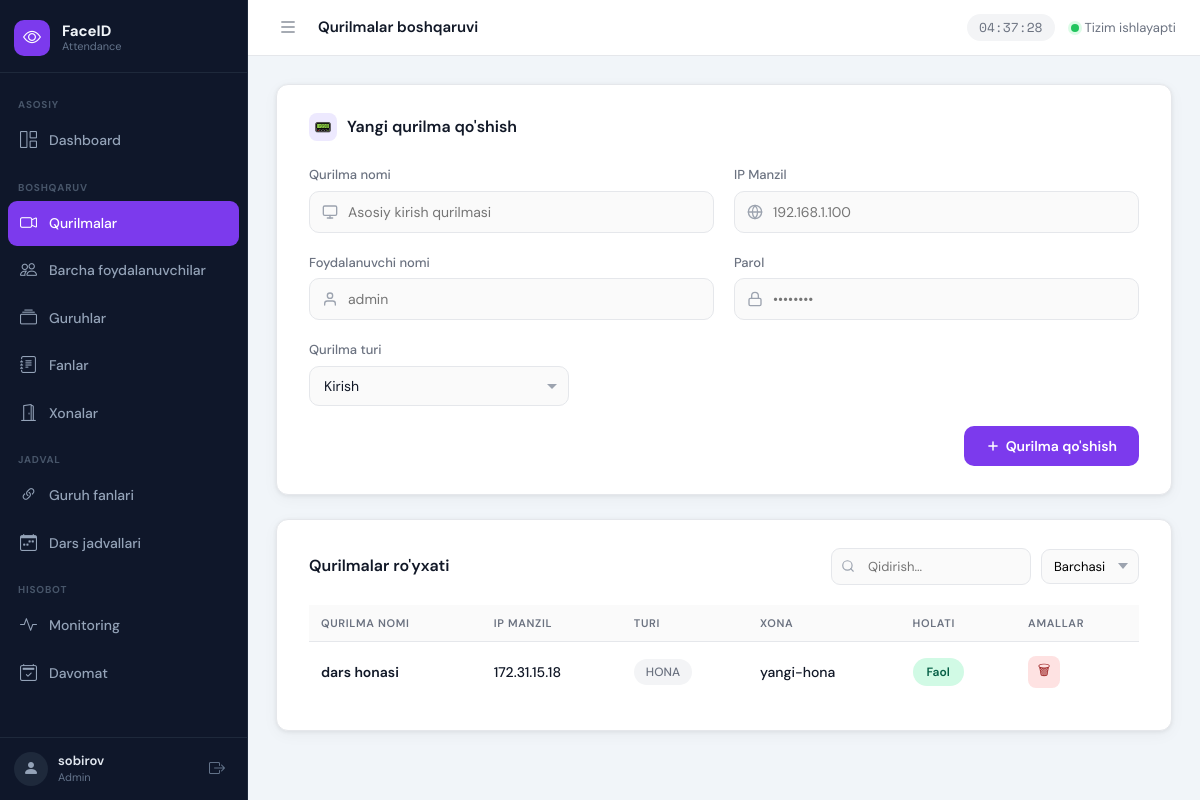
Page /devices/list/ (signed in) on the committed database.
### apps/devices/models.py (models this page shows, shortened)
class Device(models.Model):
    DEVICE_TYPES = [
        ('entry', 'KIRISH'),
        ('exit', 'CHIQISH'),
        ('room', 'HONA'),
    ]
    name = models.CharField(max_length=100, unique=True)
    ip_address = models.GenericIPAddressField(unique=True)
    username = models.CharField(max_length=50)
    password = models.TextField()  # encrypted
    device_type = models.CharField(max_length=10, choices=DEVICE_TYPES)
    room = models.OneToOneField(
        Room,
        on_delete=models.PROTECT,
        null=True,
        blank=True,
        related_name='attendance_device',
        verbose_name='Xona',
        help_text='Faqat «Xona» turidagi qurilmalar uchun. Har bir xonada bitta qurilma.',
    )
    is_active = models.BooleanField(default=True)
    created_at = models.DateTimeField(auto_now_add=True)

### apps/rooms/models.py (models this page shows, shortened)
class Room(models.Model):
    room_id = models.CharField(max_length=100, unique=True, verbose_name="Xona ID")
    room_name = models.CharField(max_length=150, unique=True, verbose_name="Xona nomi")
    is_active = models.BooleanField(default=True, verbose_name="Faol")
    created_at = models.DateTimeField(auto_now_add=True)
    class Meta:
        verbose_name = "Xona"
        verbose_name_plural = "Xonalar"
        ordering = ['room_name']

### apps/devices/views.py (the view, shortened to what this page needs)
# urls.py: path('list/', views.device_list, name='device_list'),                 # /devices/list/
@login_required
def device_list(request):
    devices = Device.objects.select_related('room').all()
    occupied_room_ids = Device.objects.filter(room__isnull=False).values_list(
        'room_id', flat=True
    )
    available_rooms = Room.objects.filter(is_active=True).exclude(
        pk__in=occupied_room_ids
    )
    error = None
    return render(request, 'devices/devices_list.html', {
        "devices": devices,
        "available_rooms": available_rooms,
        "error": error
    })

### apps/devices/templates/devices/devices_list.html (shortened to what this page needs)
{% extends 'base.html' %}
{% load static %}
{% block page_title %}Qurilmalar boshqaruvi{% endblock %}
{% block nav_devices %}active{% endblock %}
{% block extra_css %}
<link rel="stylesheet" href="{% static 'devices/css/devices.css' %}">
{% endblock %}
{% block content %}
<div class="card">
    <div class="card-title">
        <div class="icon">📟</div>
        Yangi qurilma qo'shish
    </div>
    <form method="post" action="{% url 'devices:device_list' %}">
        <div class="form-grid">
            <div class="form-group">
                <label>Qurilma nomi</label>
                <div class="input-wrap">
                    <span class="input-icon">
                    </span>
                    <input type="text" name="name" placeholder="Asosiy kirish qurilmasi" required>
                </div>
            </div>
            <div class="form-group">
                <label>IP Manzil</label>
                <div class="input-wrap">
                    <span class="input-icon">
                    </span>
                    <input type="text" name="ip_address" placeholder="192.168.1.100" required>
                </div>
            </div>
            <div class="form-group">
                <label>Foydalanuvchi nomi</label>
                <div class="input-wrap">
                    <span class="input-icon">
                    </span>
                    <input type="text" name="username" placeholder="admin" required>
                </div>
            </div>
            <div class="form-group">
                <label>Parol</label>
                <div class="input-wrap">
                    <span class="input-icon">
                    </span>
                    <input type="password" name="password" placeholder="••••••••" required>
                </div>
            </div>
            <div class="form-group">
                <label>Qurilma turi</label>
                <div class="select-wrap">
                    <select name="device_type" id="deviceTypeSelect" onchange="toggleRoomField()">
                        <option value="entry">Kirish</option>
                    </select>
                </div>
            </div>
        </div>
        <div class="form-footer">
            <button type="submit" class="btn-primary">
                <svg width="14" height="14" viewBox="0 0 24 24" fill="none" stroke="currentColor" stroke-width="2.5" stroke-linecap="round" stroke-linejoin="round">
                    <line x1="12" y1="5" x2="12" y2="19"/>
                    <line x1="5" y1="12" x2="19" y2="12"/>
                </svg>
                Qurilma qo'shish
            </button>
        </div>
    </form>
</div>
<div class="card">
    <div class="table-header">
        <h2>Qurilmalar ro'yxati</h2>
        <div class="table-filters">
            <div class="search-wrap">
                <input type="text" id="searchInput" placeholder="Qidirish..." oninput="filterTable()">
            </div>
            <select class="status-select" id="statusFilter" onchange="filterTable()">
                <option value="">Barchasi</option>
            </select>
        </div>
    </div>
    <table id="devicesTable">
        <thead>
            <tr>
                <th>Qurilma nomi</th>
                <th>IP Manzil</th>
                <th>Turi</th>
                <th>Xona</th>
                <th>Holati</th>
                <th>Amallar</th>
            </tr>
        </thead>
        <tbody>
            {% for d in devices %}
            <tr data-status="{% if d.is_active %}active{% else %}inactive{% endif %}">
                <td class="name">{{ d.name }}</td>
                <td>{{ d.ip_address }}</td>
                <td>
                    <span class="badge-type">{{ d.get_device_type_display }}</span>
                </td>
                <td>{% if d.room %}{{ d.room.room_name }}{% else %}—{% endif %}</td>
                <td>
                    <button
                        class="status-btn {% if d.is_active %}active{% else %}inactive{% endif %}"
                        onclick="toggleDevice({{ d.id }}, this)"
                    >
                        {% if d.is_active %}Faol{% else %}Nofaol{% endif %}
                    </button>
                </td>
                <td>
                    <button class="delete-btn" onclick="deleteDevice({{ d.id }}, this)">🗑</button>
                </td>
            </tr>
            {% empty %}
            <tr>
                <td colspan="6" class="empty-row">
                    Hech qanday qurilma topilmadi. Yuqorida yangi qurilma qo'shing.
                </td>
            </tr>
            {% endfor %}
        </tbody>
    </table>
</div>
{% endblock %}

### templates/base.html (shortened to what this page needs)
{% load static %}
<!DOCTYPE html>
<html lang="uz">
<head>
    <link rel="stylesheet" href="https://cdn.jsdelivr.net/npm/bootstrap-icons@1.11.3/font/bootstrap-icons.min.css">
    <link rel="stylesheet" href="{% static 'css/dashboard.css' %}">
    {% block extra_css %}{% endblock %}
</head>
<body>
<aside class="sidebar" id="sidebar">
    <div class="sidebar-logo">
        <div class="logo-icon">
            <i class="bi bi-eye"></i>
        </div>
        <div class="logo-text">
            <span class="logo-title">FaceID</span>
            <span class="logo-sub">Attendance</span>
        </div>
    </div>
    <nav class="sidebar-nav">
        <div class="nav-section-label">Asosiy</div>
        <a href="{% url 'core:dashboard' %}" class="nav-item {% block nav_dashboard %}{% endblock %}">
            <span class="nav-icon"><i class="bi bi-grid-1x2"></i></span>
            <span class="nav-label">Dashboard</span>
        </a>
        <div class="nav-section-label">Boshqaruv</div>
        <a href="{% url 'devices:device_list' %}" class="nav-item {% block nav_devices %}{% endblock %}">
            <span class="nav-icon"><i class="bi bi-camera-video"></i></span>
            <span class="nav-label">Qurilmalar</span>
        </a>
        <a href="{% url 'user_management:user_list' %}" class="nav-item user-menu-parent {% block nav_users %}{% endblock %}" id="userMenuParent">
            <span class="nav-icon"><i class="bi bi-people"></i></span>
            <span class="nav-label">Barcha foydalanuvchilar</span>
        </a>
        <a href="{% url 'groups:group_list' %}" class="nav-item {% block nav_groups %}{% endblock %}">
            <span class="nav-icon"><i class="bi bi-collection"></i></span>
            <span class="nav-label">Guruhlar</span>
        </a>
        <a href="{% url 'subjects:subject_list' %}" class="nav-item {% block nav_subjects %}{% endblock %}">
            <span class="nav-icon"><i class="bi bi-journal-text"></i></span>
            <span class="nav-label">Fanlar</span>
        </a>
        <a href="{% url 'rooms:room_list' %}" class="nav-item {% block nav_rooms %}{% endblock %}">
            <span class="nav-icon"><i class="bi bi-door-open"></i></span>
            <span class="nav-label">Xonalar</span>
        </a>
        <div class="nav-section-label">Jadval</div>
        <a href="{% url 'schedule:group_subject_list' %}" class="nav-item {% block nav_schedule_groups %}{% endblock %}">
            <span class="nav-icon"><i class="bi bi-link-45deg"></i></span>
            <span class="nav-label">Guruh fanlari</span>
        </a>
        <a href="{% url 'schedule:lesson_slot_list' %}" class="nav-item {% block nav_schedule_slots %}{% endblock %}">
            <span class="nav-icon"><i class="bi bi-calendar-week"></i></span>
            <span class="nav-label">Dars jadvallari</span>
        </a>
        <div class="nav-section-label">Hisobot</div>
        <a href="{% url 'devices:monitoring' %}" class="nav-item {% block nav_monitoring %}{% endblock %}">
            <span class="nav-icon"><i class="bi bi-activity"></i></span>
            <span class="nav-label">Monitoring</span>
        </a>
        <a href="#" class="nav-item {% block nav_attendance %}{% endblock %}">
            <span class="nav-icon"><i class="bi bi-calendar2-check"></i></span>
            <span class="nav-label">Davomat</span>
        </a>
    </nav>
    <div class="sidebar-footer">
        <div class="sidebar-user">
            <div class="user-avatar">
                <i class="bi bi-person-fill"></i>
            </div>
            <div class="user-info">
                <span class="user-name">{{ request.user.get_full_name|default:request.user.username }}</span>
                <span class="user-role">Admin</span>
            </div>
        </div>
        <a href="{% url 'logout' %}" class="logout-btn" title="Chiqish">
            <i class="bi bi-box-arrow-right"></i>
        </a>
    </div>
</aside>
<div class="main-wrapper">
    <header class="topbar">
        <div class="topbar-left">
            <button class="sidebar-toggle" id="sidebarToggle" title="Sidebar">
                <i class="bi bi-list"></i>
            </button>
            <div class="page-breadcrumb">
                <span class="breadcrumb-page">{% block page_title %}Dashboard{% endblock %}</span>
            </div>
        </div>
        <div class="topbar-right">
            <div class="topbar-time" id="liveTime"></div>
            <div class="topbar-status">
                <span class="status-dot online"></span>
                <span class="status-text">Tizim ishlayapti</span>
            </div>
        </div>
    </header>
    <main class="main-content">
        {% block content %}{% endblock %}
    </main>
</div>
</body>
</html>

### apps/devices/static/devices/css/devices.css (style rules this page uses)
.card { background: #ffffff; border-radius: 12px; box-shadow: 0 1px 4px rgba(0,0,0,0.07), 0 4px 16px rgba(0,0,0,0.04); padding: 28px 32px; margin-bottom: 24px; border: 1px solid #e5e7eb; }
.card-title { display: flex; align-items: center; gap: 10px; font-size: 16px; font-weight: 600; margin-bottom: 24px; color: #111827; }
.card-title .icon { width: 28px; height: 28px; background: #ede9fe; border-radius: 8px; display: grid; place-items: center; font-size: 14px; }
.form-grid { display: grid; grid-template-columns: 1fr 1fr; gap: 20px; margin-bottom: 20px; }
.form-group { display: flex; flex-direction: column; gap: 6px; }
.form-group label { font-size: 13px; font-weight: 500; color: #6b7280; }
.input-wrap { position: relative; display: flex; align-items: center; }
.input-wrap .input-icon { position: absolute; left: 13px; color: #9ca3af; line-height: 0; pointer-events: none; }
.input-wrap input { width: 100%; padding: 11px 14px 11px 38px; border: 1.5px solid #e5e7eb; border-radius: 10px; background: #fafafa; font-size: 14px; font-family: 'DM Sans', sans-serif; color: #111827; transition: border-color .15s, background .15s; }
.select-wrap { position: relative; width: 260px; }
.select-wrap select { width: 100%; padding: 11px 36px 11px 14px; border: 1.5px solid #e5e7eb; border-radius: 10px; background: #fafafa; font-size: 14px; font-family: 'DM Sans', sans-serif; color: #111827; appearance: none; cursor: pointer; transition: border-color .15s; }
.select-wrap::after { content: ""; pointer-events: none; position: absolute; right: 12px; top: 50%; transform: translateY(-2px); border: 5px solid transparent; border-top-color: #9ca3af; }
.form-footer { display: flex; justify-content: flex-end; margin-top: 8px; }
.btn-primary { display: inline-flex; align-items: center; gap: 6px; background: #7c3aed; color: white; font-family: 'DM Sans', sans-serif; font-size: 14px; font-weight: 600; padding: 11px 22px; border: none; border-radius: 10px; cursor: pointer; transition: background .15s, transform .1s; }
.table-header { display: flex; align-items: center; justify-content: space-between; margin-bottom: 20px; }
.table-header h2 { font-size: 16px; font-weight: 600; color: #111827; }
.table-filters { display: flex; align-items: center; gap: 10px; }
.search-wrap { position: relative; }
.search-wrap input { padding: 9px 14px 9px 36px; border: 1.5px solid #e5e7eb; border-radius: 9px; background: #fafafa; font-size: 13px; font-family: 'DM Sans', sans-serif; width: 200px; transition: border-color .15s; }
.status-select { padding: 9px 32px 9px 12px; border: 1.5px solid #e5e7eb; border-radius: 9px; background: #fafafa; font-size: 13px; font-family: 'DM Sans', sans-serif; appearance: none; cursor: pointer; background-repeat: no-repeat; background-position: right 10px center; transition: border-color .15s; }
table { width: 100%; border-collapse: collapse; }
thead th { text-align: left; font-size: 11px; font-weight: 600; text-transform: uppercase; letter-spacing: .06em; color: #6b7280; padding: 10px 12px; border-bottom: 1.5px solid #e5e7eb; }
tbody tr { border-bottom: 1px solid #f3f4f6; transition: background .12s; }
tbody tr:last-child { border-bottom: none; }
tbody td { padding: 14px 12px; font-size: 14px; font-weight: 500; color: #111827; }
td.name { font-weight: 600; }
.badge-type { display: inline-block; background: #f3f4f6; color: #6b7280; padding: 4px 12px; border-radius: 20px; font-size: 12px; font-weight: 500; }
.status-btn { border: none; padding: 6px 14px; border-radius: 999px; font-size: 12px; font-weight: 600; cursor: pointer; transition: 0.2s; font-family: 'DM Sans', sans-serif; }
.status-btn.active { background: #d1fae5; color: #065f46; }
.delete-btn { border: none; background: #fee2e2; color: #991b1b; padding: 6px 10px; border-radius: 8px; cursor: pointer; transition: 0.2s; font-size: 14px; }

### rows in the picture
Device: name "dars honasi", ip_address "172.31.15.18", device_type "HONA", room.room_name "yangi-hona", is_active "Faol"

### other values in the picture
{{ request.user.get_full_name|default:request.user.username }} "sobirov"
